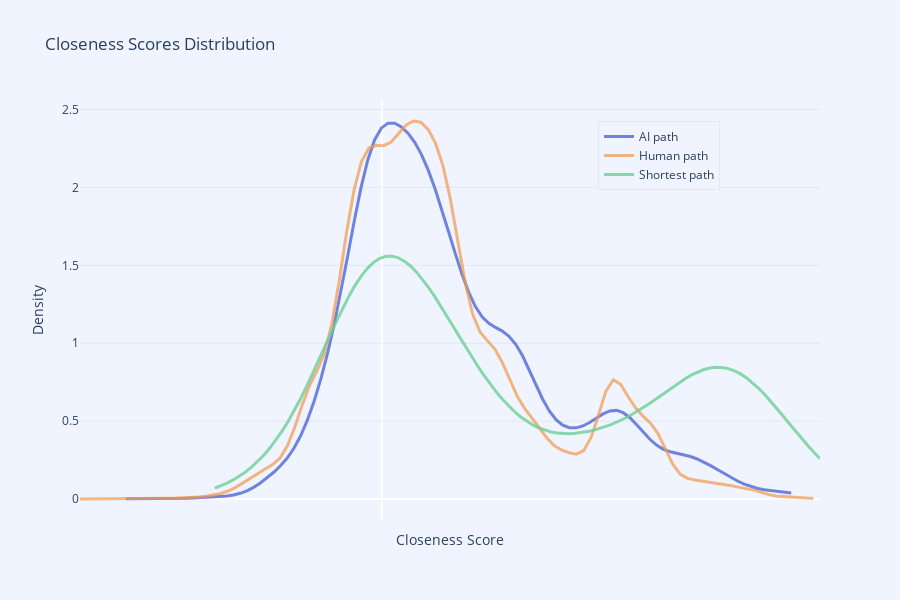

Notebook code cell kept with this figure:
### Code cell
import plotly.graph_objects as go
import numpy as np
from scipy.stats import gaussian_kde

# Function to clean and calculate KDE for smooth curves
def calculate_kde(data, points=100):
    # Clean data: remove NaN and infinite values
    clean_data = np.array(data)
    clean_data = clean_data[~np.isnan(clean_data)]  # Remove NaNs
    clean_data = clean_data[np.isfinite(clean_data)]  # Remove infinities
    
    if len(clean_data) == 0:
        raise ValueError("No valid data points available after cleaning.")
    
    kde = gaussian_kde(clean_data)
    x_range = np.linspace(min(clean_data), max(clean_data), points)
    y_range = kde(x_range)
    return x_range, y_range

# Clean data and calculate KDE
ai_x, ai_y = calculate_kde(ai_scores)
human_x, human_y = calculate_kde(human_scores)
optimal_x, optimal_y = calculate_kde(optimal_scores)

# Create smooth density plots
fig = go.Figure()

fig.add_trace(go.Scatter(
    x=ai_x, y=ai_y,
    mode='lines',
    name='AI path',
    line=dict(color=PRIMARY_BLUE, width=3),
    hovertemplate="AI path: %{y:.3f}<extra></extra>"  # Round to 3 decimal places
))

fig.add_trace(go.Scatter(
    x=human_x, y=human_y,
    mode='lines',
    name='Human path',
    line=dict(color=SOFT_ORANGE, width=3),
    hovertemplate="Human path: %{y:.3f}<extra></extra>"  # Round to 3 decimal places
))

fig.add_trace(go.Scatter(
    x=optimal_x, y=optimal_y,
    mode='lines',
    name='Shortest path',
    line=dict(color=LIGHT_GREEN, width=3),
    hovertemplate="Shortest path: %{y:.3f}<extra></extra>"  # Round to 3 decimal places
))

# Update layout for aesthetics and fixed size
fig.update_layout(
    title="Closeness Scores Distribution",
    xaxis_title="Closeness Score",
    yaxis_title="Density",
    plot_bgcolor=BACKGROUND,
    paper_bgcolor=BACKGROUND,
    legend=dict(
        x=0.7, y=0.95,
        bgcolor=BACKGROUND,
        bordercolor=LIGHT_GRAY,
        borderwidth=1
    ),
    font=dict(size=12),
    width=900,   # Fixed width
    height=600   # Fixed height
)

# Hide x-axis grid and ticks if needed
fig.update_xaxes(showticklabels=False, showgrid=False)

# Update grid line styles for y-axis
fig.update_yaxes(showgrid=True, gridcolor=LIGHT_GRAY)

# Show the plot
fig.show()
